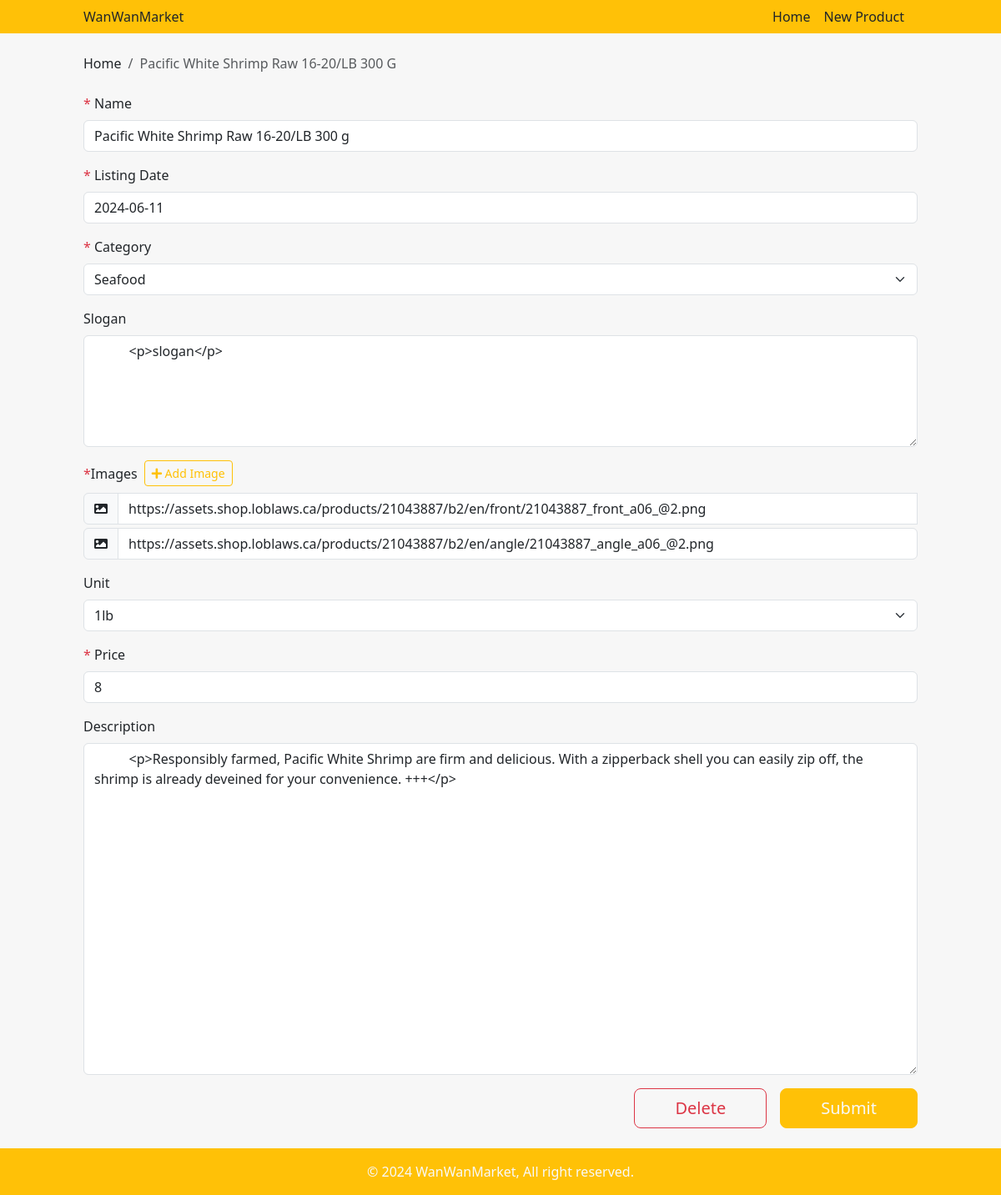
Page /edit.php?id=2 on the committed database.
### tables this page shows
CREATE TABLE `products` (
  `id` int(11) NOT NULL,
  `catId` int(11) NOT NULL,
  `name` varchar(150) NOT NULL,
  `images` json NOT NULL,
  `slogan` text,
  `description` text,
  `price` float NOT NULL,
  `unit` enum('1lb','100g','ea') NOT NULL,
  `listingDate` date NOT NULL
);

CREATE TABLE `categories` (
  `id` int(11) NOT NULL,
  `name` varchar(100) NOT NULL
);

### edit.php (the view, shortened to what this page needs)
<?php
require_once('./mysql.php');
$productId = intval($_GET['id']);
$query = 'SELECT c.id AS catId, c.name AS category, p.* FROM products p JOIN categories c ON p.catId = c.id WHERE p.id = ' . $productId;
$result = mysqli_query($connect, $query);
$product = mysqli_fetch_assoc($result);
$query_cat = 'SELECT * FROM categories';
$result_cat = mysqli_query($connect, $query_cat);
?>
<!DOCTYPE html>
<html lang="en">
<head>
  <script src="https://cdn.tailwindcss.com"></script>
  <link rel="stylesheet" type="text/css" href="https://cdn.jsdelivr.net/npm/bootstrap@5.3.3/dist/css/bootstrap.min.css">
  <link rel="stylesheet" type="text/css" href="https://cdnjs.cloudflare.com/ajax/libs/font-awesome/5.15.4/css/all.min.css">
  <link rel="stylesheet" type="text/css" href="./css/styles.css">
</head>
<body>
  <?php include_once('./layout/header.php') ?>
  <main class="container my-4">
    <nav aria-label="breadcrumb">
      <ol class="breadcrumb my-4 flex">
        <li class="breadcrumb-item">
          <a href="./" title="Home">Home</a>
        </li>
        <li class="breadcrumb-item text-capitalize active flex-1 truncate" aria-current="page">
          <?php echo $product['name'] ?>
        </li>
      </ol>
    </nav>
    <form method="post" action="edit.php?id=<?php echo $product['id'] ?>" class="needs-validation" noValidate>
      <div class="mb-3">
        <label for="name" class="form-label required">Name</label>
        <input type="text" class="form-control" id="name" name="name" value="<?php echo ($product['name']) ?>" placeholder="Please enter the product name" required>
      </div>
      <div class="mb-3">
        <label for="listingDate" class="form-label required">Listing Date</label>
        <input class="form-control" id="listingDate" onfocus="(this.type='date')" onblur="(this.type='text')" name="listingDate" placeholder="Please select the product listing date" value="<?php echo $product['listingDate'] ?>" required>
      </div>
      <div class="mb-3">
        <label for="category" class="form-label required">Category</label>
        <select name="category" class="form-select" id="category">
          <?php foreach ($result_cat as $cat) : ?>
            <option <?php echo $product['catId'] === $cat['id'] ? 'selected' : '' ?> value="<?php echo $cat['id'] ?>"><?php echo $cat['name'] ?></option>
          <?php endforeach; ?>
        </select>
      </div>
      <div class="mb-3">
        <label for="slogan" class="form-label">Slogan</label>
        <textarea class="form-control" id="slogan" name="slogan" rows="5" placeholder="Please enter the product slogan">
          <?php echo $product['slogan'] ?>
        </textarea>
      </div>
      <div class="mb-3">
        <label for="images0" class="form-label required flex align-items-center">
          Images
          <span id="image-add" class="ms-2 btn btn-outline-warning btn-sm">
            <i class="fas fa-plus"></i> Add Image
          </span>
        </label>
        <?php $images = json_decode($product['images']); ?>
        <?php for ($i = 0; $i < count($images); $i++) : ?>
          <div class="input-group mb-1">
            <span class="input-group-text">
              <i class="fas fa-image"></i>
            </span>
            <input type="url" class="form-control" id="images<?php echo $i ?>" name="images[]" value="<?php echo $images[$i] ?>" placeholder="Please enter the product image url" <?php echo $i === 0 ? 'required' : '' ?>>
          </div>
        <?php endfor; ?>
      </div>
      <div class="mb-3">
        <label for="unit" class="form-label">Unit</label>
        <select name="unit" class="form-select" id="unit">
          <option <?php echo $product['unit'] === '1lb' ? 'selected' : '' ?> value="1lb">1lb</option>
        </select>
      </div>
      <div class="mb-3">
        <label for="price" class="form-label required">Price</label>
        <input type="number" min="0" step="0.0001" class="form-control" name="price" id="price" value="<?php echo $product['price'] ?>" placeholder="Please enter the product price" required>
      </div>
      <div class="mb-3">
        <label for="description" class="form-label">Description</label>
        <textarea class="form-control" id="description" rows="16" name="description" placeholder="Please enter the product description">
          <?php echo $product['description'] ?>
        </textarea>
      </div>
      <div class="flex justify-content-end">
        <button data-pid="<?php echo $product['id'] ?>" id="product-delete" type="button" class="btn btn-lg btn-outline-danger mr-4 px-5">Delete</button>
        <button type="submit" class="btn btn-lg btn-primary px-5 btn-warning text-light">Submit</button>
      </div>
    </form>
  </main>
  <?php include_once('./layout/footer.php') ?>
</body>
</html>

### layout/header.php (shortened to what this page needs)
<nav class="navbar navbar-expand-md navbar-toggleable-md navbar-light bg-warning">
  <div class="container">
    <a class="brand" href="./" title="WanWanMarket">
      <span>WanWanMarket</span>
    </a>
    <div id="navbar-collapse" class="navbar-collapse collapse d-md-inline-flex justify-content-end">
      <ul class="navbar-nav gap-3 mx-3">
        <li class="nav-item">
          <a href="./">Home</a>
        </li>
        <li class="nav-item">
          <a href="./add.php">
            New Product
          </a>
        </li>
      </ul>
    </div>
  </div>
</nav>

### layout/footer.php
<footer class="footer py-3 bg-warning">
  <div class="container">
    <div class="text-light text-center">
      &copy; 2024 WanWanMarket, All right reserved.
    </div>
  </div>
</footer>

### css/styles.css (style rules this page uses)
:root { --light: 255, 255, 255; --light-gray: 247, 247, 247; }
body { background-color: rgb(var(--light-gray)); }
.form-label.required:before { content: '* '; color: rgb(var(--bs-danger-rgb)); }
main { min-height: calc(100vh - 56px - 40px - 1.5rem - 1.5rem); }

### rows in the picture
products: name "Pacific White Shrimp Raw 16-20/LB 300 G", name "Pacific White Shrimp Raw 16-20/LB 300 g", listingDate "2024-06-11", category "Seafood", slogan "<p>slogan</p>", images "https://assets.shop.loblaws.ca/products/21043887/b2/en/front/21043887_front_a06_@2.png", images "https://assets.shop.loblaws.ca/products/21043887/b2/en/angle/21043887_angle_a06_@2.png", unit "1lb", price "8", description "<p>Responsibly farmed, Pacific White Shrimp are firm and delicious. With a zipperback shell you can easily zip off, the shrimp is already deveined for your convenience. +++</p>"
